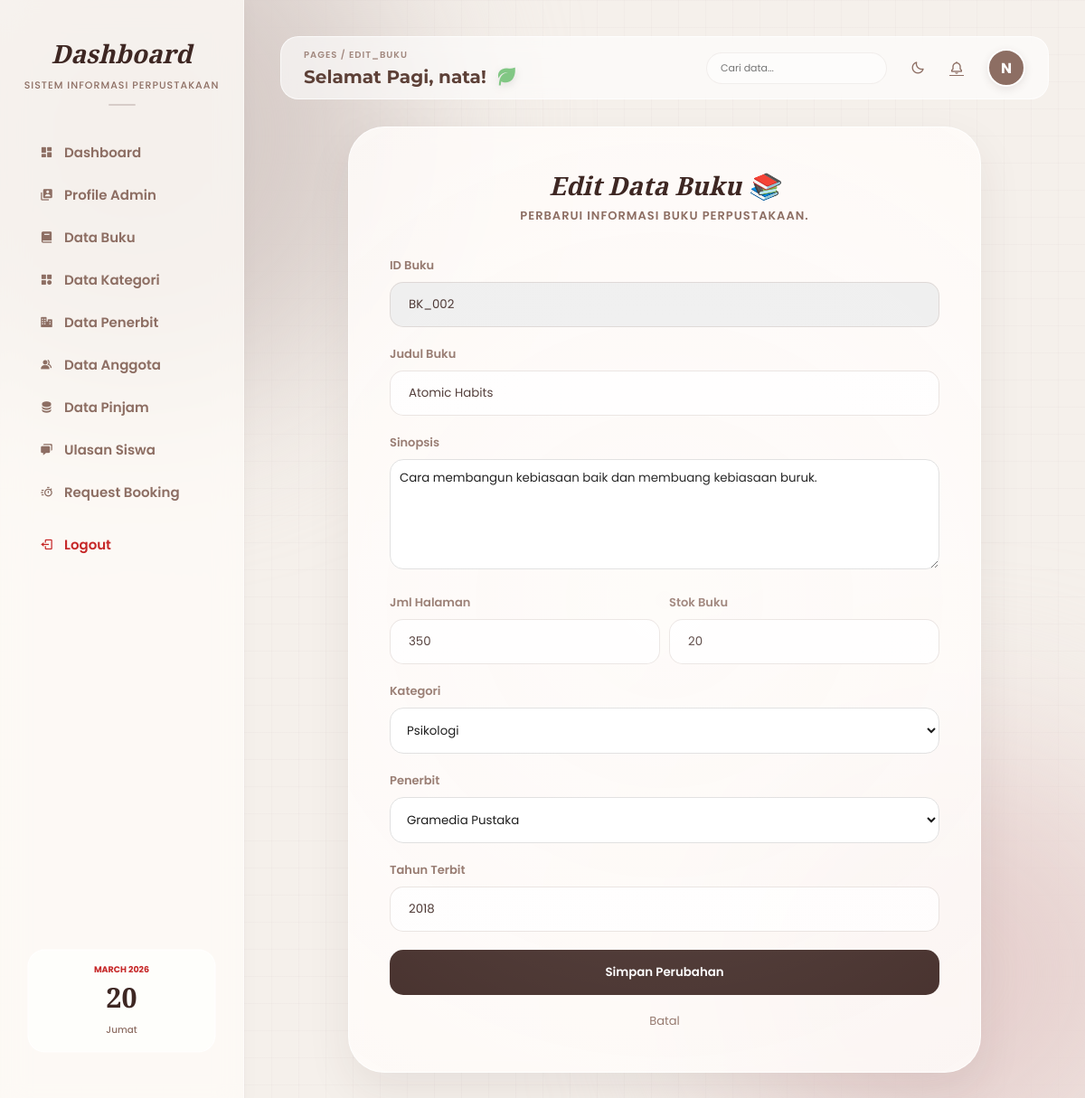
The page /dashboard.php?page=edit_buku&id=BK_002 (signed in) on the database its author committed.
### tables this page shows
CREATE TABLE `users` (
  `id` int(11) NOT NULL,
  `nama` varchar(100) NOT NULL,
  `no_tlp` varchar(20) NOT NULL,
  `email` varchar(100) NOT NULL,
  `username` varchar(12) NOT NULL,
  `password` varchar(12) NOT NULL,
  `akses` varchar(12) NOT NULL
);

CREATE TABLE `tbl_buku` (
  `id_buku` varchar(10) NOT NULL,
  `judul_buku` varchar(200) NOT NULL,
  `sinopsis_buku` varchar(300) NOT NULL,
  `jumlah_halaman` int(11) NOT NULL,
  `jumlah_buku` int(11) NOT NULL,
  `id_kategori` varchar(10) NOT NULL,
  `id_penerbit` varchar(10) NOT NULL,
  `tahun_terbit` int(11) NOT NULL
);

CREATE TABLE `tbl_kategori` (
  `id_kategori` varchar(10) NOT NULL,
  `kategori` varchar(200) NOT NULL
);

CREATE TABLE `tbl_penerbit` (
  `id_penerbit` varchar(10) NOT NULL,
  `nama_penerbit` varchar(200) NOT NULL,
  `notlp_penerbit` varchar(18) NOT NULL,
  `nama_sales` varchar(200) NOT NULL,
  `notlp_sales` varchar(18) NOT NULL
);

### buku/edit_buku.php (the view, shortened to what this page needs)
<?php
$id = $_GET['id'];
$query = mysqli_query($koneksi, "SELECT * FROM tbl_buku WHERE id_buku='$id'");
$data = mysqli_fetch_array($query);
$kategori_q = mysqli_query($koneksi, "SELECT * FROM tbl_kategori ORDER BY kategori ASC");
$penerbit_q = mysqli_query($koneksi, "SELECT * FROM tbl_penerbit ORDER BY nama_penerbit ASC");
?>
<div class="card fade-in-up" style="max-width: 700px; margin: 0 auto;">
    <div class="header-profile">
        <h1>Edit Data Buku 📚</h1>
        <p>Perbarui informasi buku perpustakaan.</p>
    </div>
    <form method="POST" action="buku/simpan_edit_buku.php">
        <div class="form-group">
            <label>ID Buku</label>
            <input type="text" name="id_buku" value="<?php echo $data['id_buku']; ?>" readonly style="background: #eee;">
        </div>
        <div class="form-group">
            <label>Judul Buku</label>
            <input type="text" name="judul_buku" value="<?php echo $data['judul_buku']; ?>" required>
        </div>
        <div class="form-group">
            <label>Sinopsis</label>
            <textarea name="sinopsis_buku" rows="5" style="width: 100%; padding: 10px; border-radius: 15px; border: 1px solid #ddd;"><?php echo $data['sinopsis_buku']; ?></textarea>
        </div>
        <div class="row" style="display: flex; gap: 10px;">
            <div class="form-group" style="flex:1;">
                <label>Jml Halaman</label>
                <input type="number" name="jumlah_halaman" value="<?php echo $data['jumlah_halaman']; ?>">
            </div>
            <div class="form-group" style="flex:1;">
                <label>Stok Buku</label>
                <input type="number" name="jumlah_buku" value="<?php echo $data['jumlah_buku']; ?>">
            </div>
        </div>
        <div class="form-group">
            <label>Kategori</label>
            <select name="id_kategori" required style="width: 100%; padding: 14px; border-radius: 15px; border: 1px solid #ddd; background: white;">
                <?php while ($k = mysqli_fetch_assoc($kategori_q)): ?>
                    <option value="<?php echo $k['id_kategori']; ?>"
                        <?php if($data['id_kategori'] == $k['id_kategori']) echo 'selected'; ?>>
                        <?php echo $k['kategori']; ?>
                    </option>
                <?php endwhile; ?>
            </select>
        </div>
        <div class="form-group">
            <label>Penerbit</label>
            <select name="id_penerbit" required style="width: 100%; padding: 14px; border-radius: 15px; border: 1px solid #ddd; background: white;">
                <?php while ($p = mysqli_fetch_assoc($penerbit_q)): ?>
                    <option value="<?php echo $p['id_penerbit']; ?>"
                        <?php if($data['id_penerbit'] == $p['id_penerbit']) echo 'selected'; ?>>
                        <?php echo $p['nama_penerbit']; ?>
                    </option>
                <?php endwhile; ?>
            </select>
        </div>
        <div class="form-group">
            <label>Tahun Terbit</label>
            <input type="number" name="tahun_terbit" value="<?php echo $data['tahun_terbit']; ?>">
        </div>
        <button type="submit" class="btn-simpan">Simpan Perubahan</button>
        <div style="text-align: center; margin-top: 15px;">
            <a href="?page=buku" style="color: #8D6E63; text-decoration: none; font-size: 13px;">Batal</a>
        </div>
    </form>
</div>

### dashboard.php (shortened to what this page needs)
<?php
include 'inc/koneksi.php';
$user = $_SESSION['username'];
$query = "SELECT * FROM users WHERE username='$user'";
$hasil = mysqli_query($koneksi, $query);
$tampil = mysqli_fetch_array($hasil);
$inisial = strtoupper(substr($tampil['username'], 0, 1));
$notif_q = mysqli_query($koneksi, "SELECT COUNT(*) as jumlah FROM tbl_booking WHERE status='Menunggu'");
$notif_d = mysqli_fetch_assoc($notif_q);
$jml_notif = $notif_d['jumlah'];
$hari_ini = date('l');
$tanggal = date('d');
$bulan_tahun = date('F Y');
$hari_indo = ['Sunday'=>'Minggu', 'Monday'=>'Senin', 'Tuesday'=>'Selasa', 'Wednesday'=>'Rabu', 'Thursday'=>'Kamis', 'Friday'=>'Jumat', 'Saturday'=>'Sabtu'];
$hari_fix = $hari_indo[$hari_ini];
?>
<!DOCTYPE html>
<html lang="id">
<head>
    <link href='https://unpkg.com/boxicons@2.1.4/css/boxicons.min.css' rel='stylesheet'>
    <link rel="stylesheet" href="style.css?v=<?php echo time(); ?>">
</head>
<body>
    <div class="dashboard-container">
        <div class="sidebar">
            <div class="sidebar-header">
                <h2>Dashboard</h2>
                <p>Sistem Informasi Perpustakaan</p>
            </div>
            <ul class="nav-links">
                <li><a href="dashboard.php"><i class='bx bxs-dashboard'></i> Dashboard</a></li>
                <li><a href="?page=profile"><i class='bx bxs-user-account'></i> Profile Admin</a></li>
                <li><a href="?page=buku"><i class='bx bxs-book'></i> Data Buku</a></li>
                <li><a href="?page=kategori"><i class='bx bxs-category'></i> Data Kategori</a></li>
                <li><a href="?page=penerbit"><i class='bx bxs-business'></i> Data Penerbit</a></li>
                <li><a href="?page=anggota"><i class='bx bxs-group'></i> Data Anggota</a></li>
                <li><a href="?page=peminjaman"><i class='bx bxs-data'></i> Data Pinjam</a></li>
                <li><a href="?page=ulasan"><i class='bx bxs-chat'></i> Ulasan Siswa</a></li>
                <li>
                    <a href="?page=booking" style="<?php if($jml_notif > 0) echo 'color:#C62828; font-weight:bold;'; ?>">
                        <i class='bx bx-timer'></i> Request Booking
                    </a>
                </li>
                <li><a href="#" class="logout-link" onclick="konfirmasiLogout(event)"><i class='bx bx-log-out'></i> Logout</a></li>
            </ul>
            <div class="sidebar-footer">
                <div class="calendar-widget">
                    <span class="cal-month"><?php echo $bulan_tahun; ?></span>
                    <h1 class="cal-day"><?php echo $tanggal; ?></h1>
                    <span class="cal-day-name"><?php echo $hari_fix; ?></span>
                </div>
            </div>
        </div>
        <div class="main-content">
            <div class="top-header">
                <div class="header-left">
                    <div class="breadcrumb">Pages / <span><?php echo isset($_GET['page']) ? ucfirst($_GET['page']) : 'Dashboard'; ?></span></div>
                    <div class="header-welcome">
                        <?php
                        $jam = date('H');
                        if ($jam >= 4 && $jam < 11) { $sapaan = "Selamat Pagi"; $icon = "<i class='bx bxs-leaf mood-icon' style='color: #81C784; font-size: 24px;'></i>"; }
                        elseif ($jam >= 11 && $jam < 15) { $sapaan = "Selamat Siang"; $icon = "<i class='bx bxs-sun mood-icon' style='color: #FFB74D; font-size: 24px;'></i>"; }
                        elseif ($jam >= 15 && $jam < 18) { $sapaan = "Selamat Sore"; $icon = "<i class='bx bxs-coffee mood-icon' style='color: #8D6E63; font-size: 24px;'></i>"; }
                        else { $sapaan = "Selamat Malam"; $icon = "<i class='bx bxs-moon mood-icon' style='color: #7986CB; font-size: 24px;'></i>"; }
                        ?>
                        <div class="greeting-wrapper">
                            <h3 class="greeting-text"><?php echo $sapaan; ?>, <?php echo htmlspecialchars($tampil['username']); ?>!</h3>
                            <?php echo $icon; ?>
                        </div>
                    </div>
                </div>
                <div class="header-right">
                    <form action="dashboard.php" method="GET" class="search-box">
                        <input type="text" name="keyword" class="search-input" placeholder="Cari data..." autocomplete="off">
                    </form>
                    <div style="display: flex; align-items: center; gap: 5px;">
                        <div class="notif-btn" id="darkModeBtn" title="Ganti Mode Gelap/Terang" style="cursor: pointer;"><i class='bx bx-moon'></i></div>
                        <a href="?page=booking" class="notif-btn" title="Lihat Request Booking"><i class='bx bx-bell'></i><?php if($jml_notif > 0): ?><span class="notif-dot"></span><?php endif; ?></a>
                    </div>
                    <div class="profile-dropdown">
                        <div class="mini-avatar"><?php echo $inisial; ?></div>
                    </div>
                </div>
            </div>
            <div class="content-wrapper">
                <?php
                if (isset($_GET['page'])) {
                    $page = $_GET['page'];
                    switch ($page) {
                        case 'edit_buku': include "buku/edit_buku.php"; break;
                    }
                } ?>
            </div>
        </div>
    </div>
</body>
</html>

### rows shown on the page
users: username "nata", username "N"
tbl_buku: id_buku "BK_002", judul_buku "Atomic Habits", sinopsis_buku "Cara membangun kebiasaan baik dan membuang kebiasaan buruk.", jumlah_halaman "350", jumlah_buku "20", id_kategori "Psikologi", id_penerbit "Gramedia Pustaka", tahun_terbit "2018"

### other values the page prints
$_GET['page'] "EDIT_BUKU"
$sapaan "Selamat Pagi"
